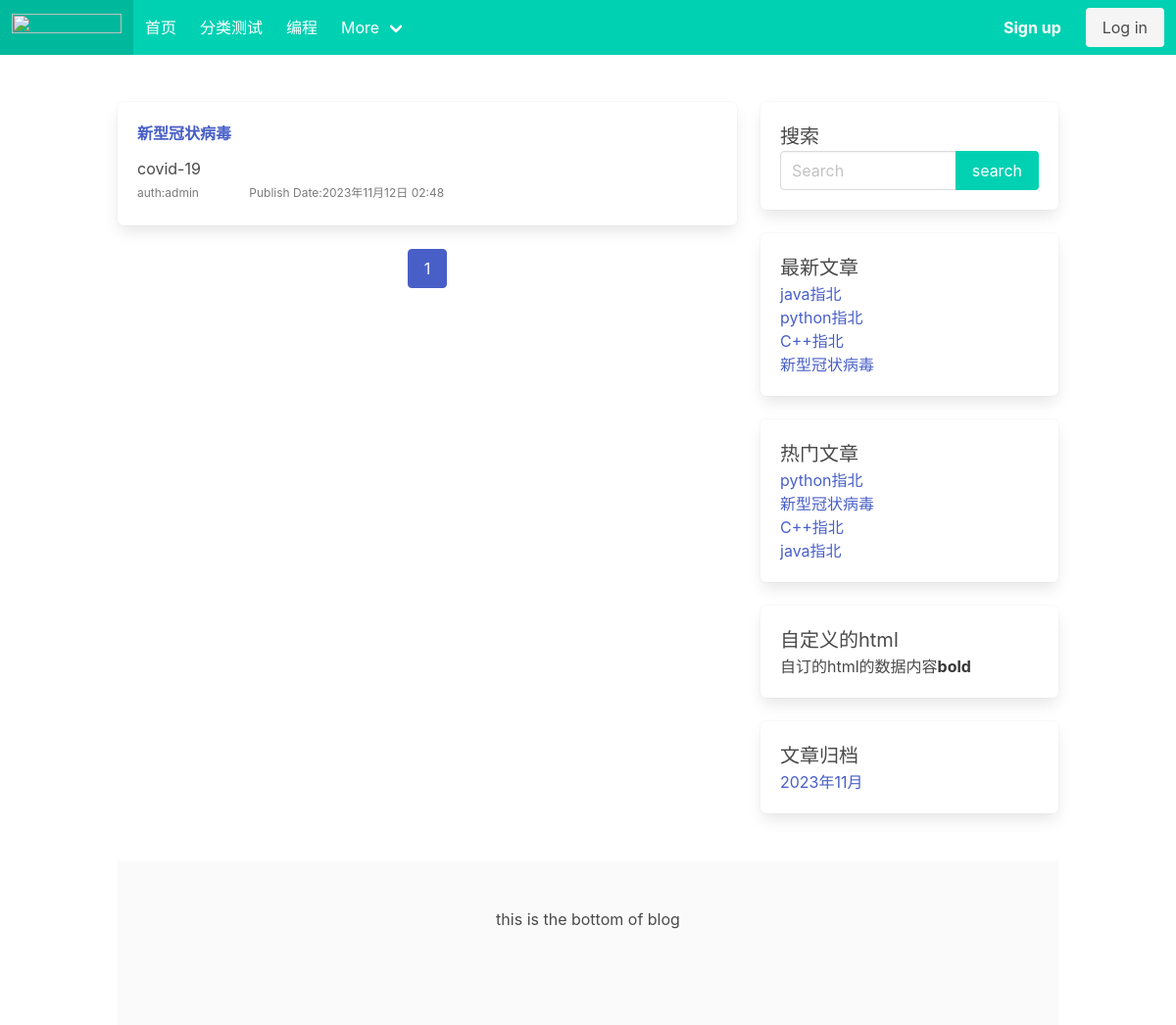
The page /category/1/ on the database as committed earlier.
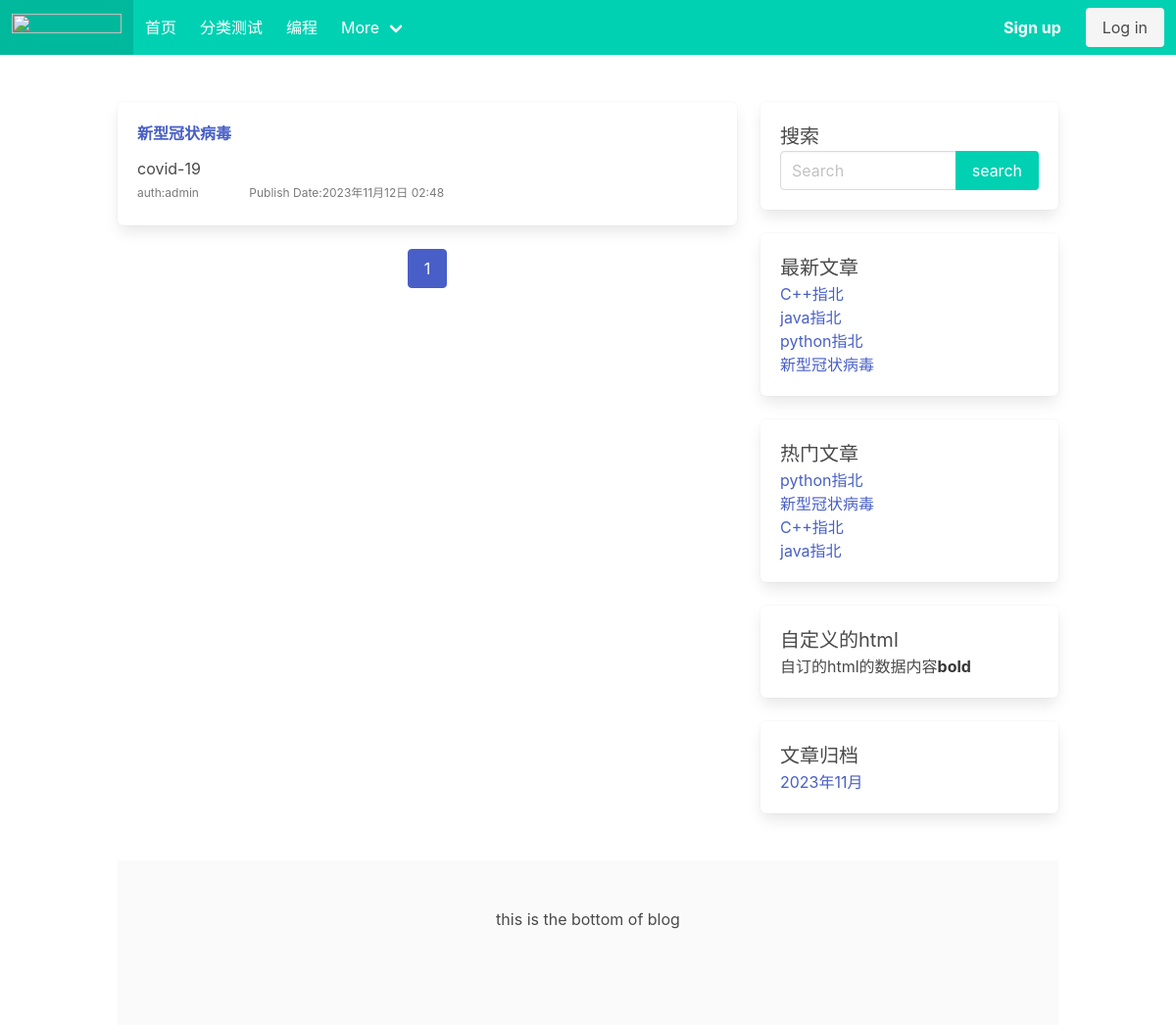
The same page on the database as committed later.
### blog/models.py (models this page shows, shortened)
class Category(models.Model):
    name = models.CharField(max_length=32, verbose_name="分类名称")
    desc = models.TextField(max_length=200, blank=True, default='', verbose_name="分类描述")
    add_date = models.DateTimeField(auto_now_add=True, verbose_name="添加时间")
    pub_date = models.DateTimeField(auto_now=True, verbose_name="修改时间")
    class Meta:
        verbose_name = "博客分类"
        verbose_name_plural = verbose_name

class Post(models.Model):
    title = models.CharField(max_length=61, verbose_name="文章标题")
    desc = models.TextField(max_length=200, blank=True, verbose_name="文章描述")
    category = models.ForeignKey(Category, on_delete=models.CASCADE, verbose_name="分类")
    content = models.TextField(verbose_name="文章详情")
    tags = models.ForeignKey(Tag, blank=True, null=True, on_delete=models.CASCADE, verbose_name="文章标签")
    owner = models.ForeignKey(User, on_delete=models.CASCADE, verbose_name="作者")
    is_hot = models.BooleanField(default=False, verbose_name="是否热门") #手动热门
    Browse_rate = models.IntegerField(default=0, verbose_name="流量率") #浏览量
    add_date = models.DateTimeField(auto_now_add=True, verbose_name="添加时间")
    pub_date = models.DateTimeField(auto_now=True, verbose_name="修改时间")
    class Meta:
        verbose_name = "文章"
        verbose_name_plural = verbose_name

class Sidebar(models.Model):
    STATUS = (
        (1, '隐藏'),
        (2, '展示')
    )
    DISPLAY_TYPE = (
        (1, '搜索'),
        (2, '最新文章'),
        (3, '最热文章'),
        (4, '最近评论'),
        (5, '文章归档'),
        (6, 'HTML')
    )
    title = models.CharField(max_length=50, verbose_name="标题")
    display_type = models.PositiveIntegerField(default=1, choices=DISPLAY_TYPE, verbose_name="展示类型")
    content = models.CharField(max_length=500, blank=True, default='', verbose_name="内容",
                               help_text="如果设置的不是HTML类型，可为空")  # 这个字段专门给html类型的 其他为空
    sort = models.PositiveIntegerField(default=1, verbose_name="排序", help_text='序号越大越靠前')
    status = models.PositiveIntegerField(default=2, choices=STATUS, verbose_name="状态")  # 隐藏显示状态
    add_date = models.DateTimeField(auto_now_add=True, verbose_name="创建时间")
    class Meta:
        verbose_name = "侧边栏"
        verbose_name_plural = verbose_name
        ordering = ['-sort']
    @classmethod  # 类方法展示器，这个就变成了这个类的一个方法可以调用
    def get_sidebar(cls):
        return cls.objects.filter(status=2)  # 查询到所有允许展示的模块
    @property #成为一个类属性，使用时候不需要后边括号，readonly
    def get_content(self):
        if self.display_type == 1:
            context = {
            }
            return render_to_string('blog/sidebar/search.html', context=context)
        elif self.display_type == 2:
            context = {
            }
            return render_to_string('blog/sidebar/new_post.html', context=context)
        elif self.display_type == 3:
            context = {
            }
            return render_to_string('blog/sidebar/hot_post.html', context=context)
        elif self.display_type == 4:
            context = {
            }
            return render_to_string('blog/sidebar/comment.html', context=context)
        elif self.display_type == 5: #文章归档
            context = {
            }
            return render_to_string('blog/sidebar/archives.html', context=context)
        elif self.display_type == 6:  # 自定义侧边栏
            return self.content

### blog/views.py (the view)
# urls.py: path('category/<int:category_id>/', views.category_list, name='category_list'),
def category_list(request, category_id):
    category = get_object_or_404(Category, id=category_id)
    posts = category.post_set.all()
    paginator = Paginator(posts, 2)  # 第二个参数2代表每页显示几个
    page_number = request.GET.get('page')  # http://assas.co/?page=1 (页码)
    page_obj = paginator.get_page(page_number)
    context = {'category': category, 'page_obj': page_obj}
    return render(request, 'blog/list.html', context)

### blog/templatetags/category.py (called while the page is built)
@register.simple_tag()
def get_category_list():
    return Category.objects.all()

@register.simple_tag()
def get_sidebar_list():
    return Sidebar.get_sidebar()

@register.simple_tag()
def get_new_post():
    return Post.objects.order_by('-pub_date')[:8]

@register.simple_tag()
def get_hot_Browse_post():
    return Post.objects.order_by('-Browse_rate')[:8]

@register.simple_tag()
def get_archives():
    return Post.objects.dates('add_date', 'month', order='DESC')[:8]

### blog/templates/blog/list.html
{% extends 'blog/base.html' %}

### blog/templates/blog/base.html (shortened to what the changed rows need)
<!DOCTYPE html>
{% load static category %}
<html lang="en">
<head>
    <link rel="stylesheet" href="{% static 'users/bulma.css' %}">
    <link rel="stylesheet" href="https://cdn.jsdelivr.net/npm/bulma@0.9.4/css/bulma.min.css">
</head>
<body>
<nav class="navbar is-primary" role="navigation" aria-label="main navigation">
    <div id="navbarBasicExample" class="navbar-menu">
        <div class="navbar-start">
            {% block navbar-start %}
            <a class="navbar-item" href="/">
                首页
            </a>
            {% get_category_list as category_list %}
            {% for category in category_list %}
            <a class="navbar-item" href="{% url 'blog:category_list' category.id %}">
                {{ category.name }}
            </a>
            {%endfor%}
            <div class="navbar-item has-dropdown is-hoverable">
                <a class="navbar-link">
                </a>
            </div>
            {% endblock %}
        </div>
    </div>
</nav>
<section class="section">
    <div class=" container">
        <div class="columns">
            <div class="column is-8">
                {% block section %}
                {% if page_obj %}
                {% for post in page_obj %}
                <div class="box">
                    <h1 class="is-size-6  has-text-weight-bold">
                        <a href="{% url 'blog:post_detail' post.id %}"> {{ post.title }}</a>
                    </h1>
                    <p class="mt-3">{{ post.desc | truncatechars:10 }}</p>
                    <div class="is-size-7 has-text-grey pt-1 pb-1">
                        <span class="mr-6">auth:{{ post.owner }}</span>
                        <span>Publish Date:{{ post.add_date }}</span>
                    </div>
                </div>
                {% endfor %}
                {% else %}
                <div class="box">
                    <p class="has-text-danger-dark">文章不存在！</p>
                </div>
                {% endif %}
                {% endblock %}
            </div>
            <div class="column is-4">
                {% block right %}
                {% get_sidebar_list as sidebar_list %}
                {% for sidebar in sidebar_list %}
                <div class="box">
                    <h1 class="is-size-5">{{ sidebar.title }}</h1>
                    <p>{{ sidebar.get_content|safe }}</p>
                </div>
                {% endfor %}
                {% endblock %}
            </div>
        </div>
    </div>
</section>
</body>
</html>

### blog/templates/blog/sidebar/search.html (shortened to what this page needs)
<form action="{% url 'blog:search' %}" method="get">
    <div class="field has-addons">
        <div class="control is-expanded">
             <input type="search" class="input" name="keyword" placeholder="Search" value="{{ keyword }}">
        </div>
        <div class="control">
            <input class="button is-primary" type="submit" value="search">
        </div>
    </div>
</form>

### blog/templates/blog/sidebar/new_post.html
{% load category %}
{% get_new_post as post_list %}
{% for post in post_list %}
<ul>
    <li><a href="{% url 'blog:post_detail' post.id %}">{{ post.title }}</a></li>
</ul>
{% endfor %}

### blog/templates/blog/sidebar/hot_post.html
{% load category %}
{% get_hot_Browse_post as post_list %}
{% for post in post_list %}
<ul>
    <li><a href="{% url 'blog:post_detail' post.id %}">{{ post.title }}</a></li>
</ul>
{% endfor %}

### blog/templates/blog/sidebar/archives.html
{% load category %}
{% get_archives as archives_list %}
{% for archive in archives_list %}
<ul>
    <li><a href="{% url 'blog:archives' archive.year archive.month%}">{{ archive.year }}年{{archive.month}}月</a></li>
</ul>
{% endfor %}

Rows that differ between the two databases and show on the page:
changed Post "C++指北": moves up the list
